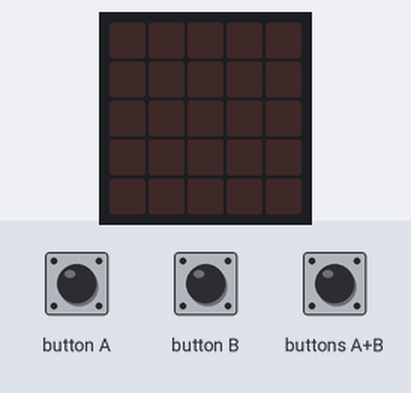
This program was run on a simulated BBC micro:bit (MakeCode). Shown: the board's 5×5 LED display. The test bench sets the inputs (shaded band). Random numbers come from a fixed seed.

Above: at 1.2 s.
1.3 s: button A pressed for 0.15 s
At 2.1 s:
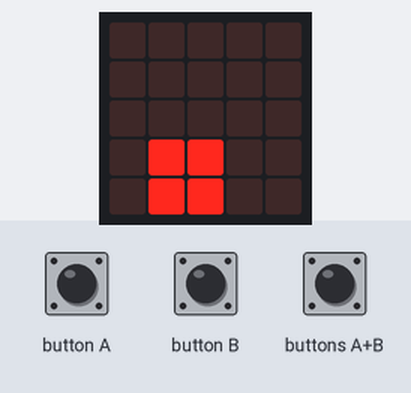
2.9 s: buttons A+B pressed for 0.15 s
At 3.4 s:
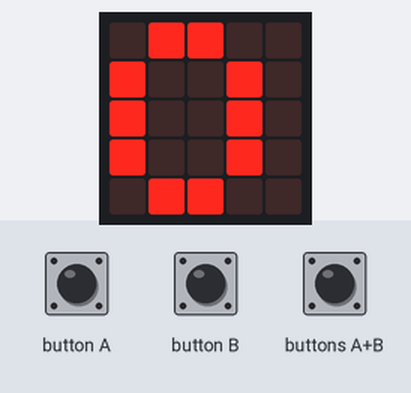
4.5 s: button A pressed for 0.15 s
At 5.8 s:
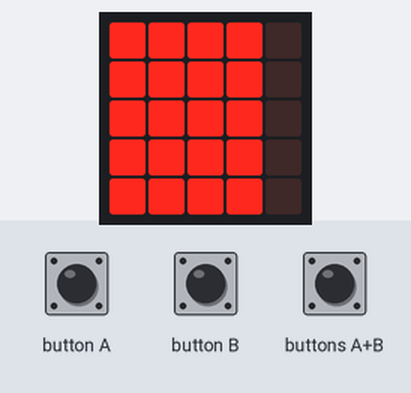
6.1 s: buttons A+B pressed for 1 s
At 8.2 s:
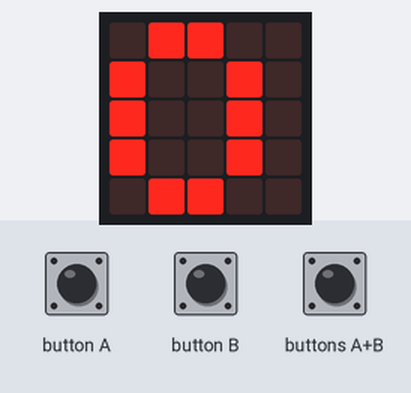
8.6 s: button A pressed 5 times (0.12 s each, 0.3 s apart)
At 11.1 s:
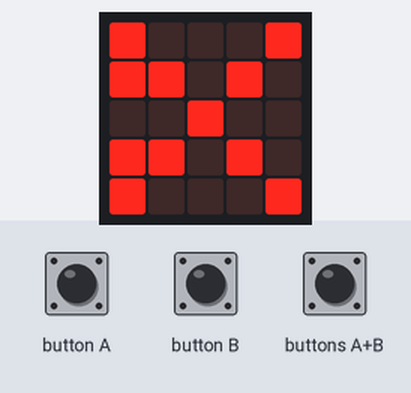
Timing chart, 0 to 12.6 s (numbered marks = the images above; inputs shaded):
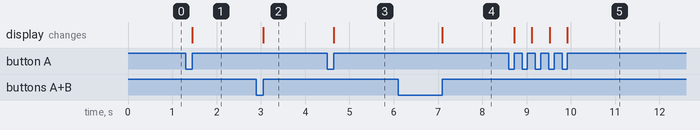

Measured:
- after the input at 1.3 s, the display: changes after 0.15 s (image 1)
- after the input at 2.9 s, the display: changes after 0.15 s (image 2)
- after the input at 4.5 s, the display: changes after 0.15 s (image 3)
- after the input at 6.1 s, the display: changes after 1.0 s (image 4)
- after the input at 8.6 s, the display: first changes after 0.12 s (image 5 shows a later state)

The program:

main.ts
```typescript
let ruka = 0
let vyhra = 0
input.onButtonPressed(Button.A, function () {
    ruka = randint(1, 3)
    if (ruka == 1) {
        basic.showLeds(`
            . . . . .
            . . . . .
            . . . . .
            . # # . .
            . # # . .
            `)
    } else if (ruka == 2) {
        basic.showLeds(`
            # . . . #
            # # . # .
            . . # . .
            # # . # .
            # . . . #
            `)
    } else {
        basic.showLeds(`
            # # # # .
            # # # # .
            # # # # .
            # # # # .
            # # # # .
            `)
    }
})
input.onButtonPressed(Button.AB, function () {
    basic.showNumber(vyhra)
})
input.onButtonPressed(Button.B, function () {
    vyhra += 1
})
input.onGesture(Gesture.Shake, function () {
    vyhra = 0
})
```

test.ts
```typescript
// Tady jsou testy. Při použití tohoto balíčku jako rozšíření nebude zkompilováno.
```
